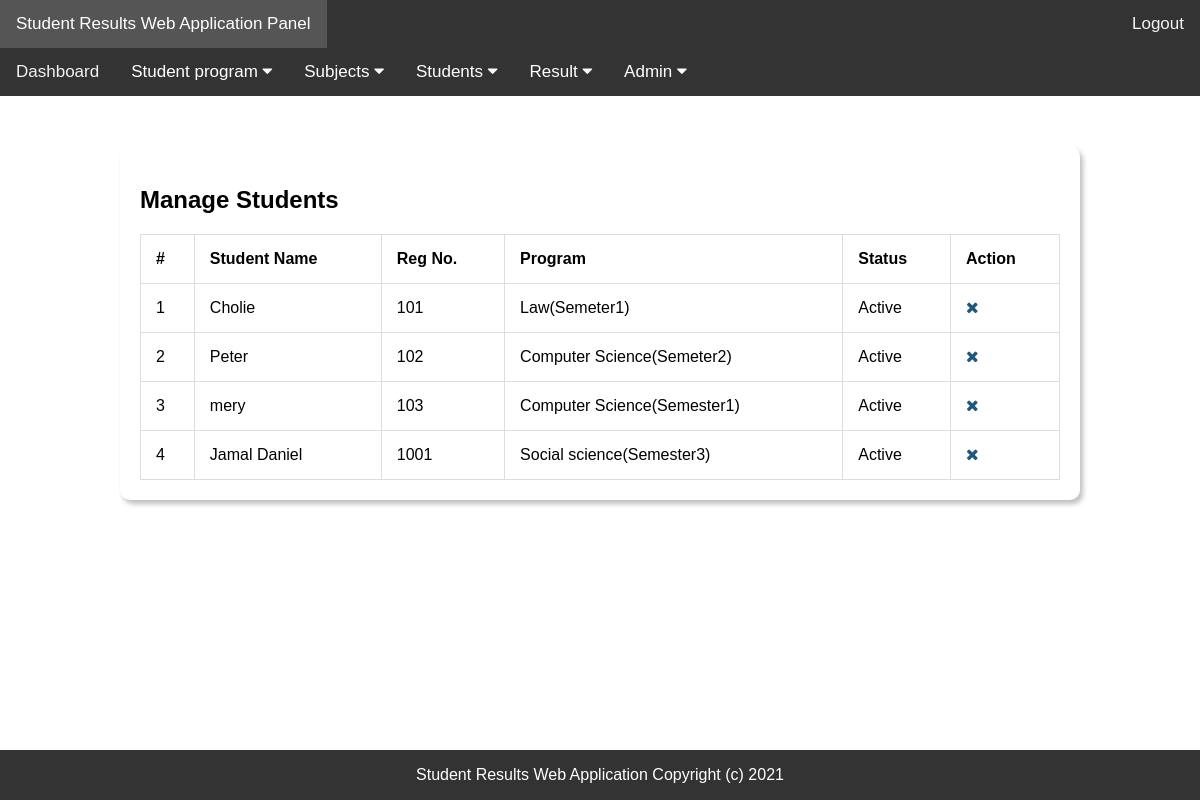
/manage-students.php, run on the app's committed database.
### tables this page shows
CREATE TABLE IF NOT EXISTS `tblstudents` (
  `StudentId` int(11) NOT NULL AUTO_INCREMENT,
  `StudentName` varchar(100) NOT NULL,
  `RollId` varchar(100) NOT NULL,
  `StudentEmail` varchar(100) NOT NULL,
  `Gender` varchar(10) NOT NULL,
  `DOB` varchar(100) NOT NULL,
  `ClassId` int(11) NOT NULL,
  `RegDate` timestamp NOT NULL DEFAULT CURRENT_TIMESTAMP,
  `UpdationDate` timestamp NULL DEFAULT NULL ON UPDATE CURRENT_TIMESTAMP,
  `Status` int(1) NOT NULL,
  PRIMARY KEY (`StudentId`)
);

CREATE TABLE IF NOT EXISTS `tblclasses` (
  `id` int(11) NOT NULL AUTO_INCREMENT,
  `ClassName` varchar(255) DEFAULT NULL,
  `ClassNameNumeric` int(10) NOT NULL,
  `Section` varchar(50) NOT NULL,
  PRIMARY KEY (`id`)
);

### manage-students.php (the view, shortened to what this page needs)
<?php
include('includes/config.php');
if (strlen($_SESSION['alogin']) == "") {
    header("Location: index.php");
} else {
?>
    <!DOCTYPE html>
    <html lang="en">
    <head>
        <link rel="stylesheet" href="css/custom.css?v=<?php echo time(); ?>" media="screen">
        <link rel="stylesheet" href="css/font-awesome.min.css" media="screen">
    </head>
    <body class="top-navbar-fixed">
        <div class="main-wrapper">
            <?php include('includes/topbar.php'); ?>
            <?php include('includes/leftbar.php'); ?>
            <div class="main-page">
                <h2 class="title">Manage Students</h2>
                <div class="panel-body p-20">
                    <table id="example" class="display table table-striped table-bordered" cellspacing="0" width="100%">
                        <thead>
                            <tr>
                                <th>#</th>
                                <th>Student Name</th>
                                <th>Reg No.</th>
                                <th>Program</th>
                                <th>Status</th>
                                <th>Action</th>
                            </tr>
                        </thead>
                        <tbody>
                            <?php $sql = "SELECT tblstudents.StudentName,tblstudents.RollId,tblstudents.RegDate,tblstudents.StudentId,tblstudents.Status,tblclasses.ClassName,tblclasses.Section from tblstudents join tblclasses on tblclasses.id=tblstudents.ClassId";
                            $query = $dbh->prepare($sql);
                            $query->execute();
                            $results = $query->fetchAll(PDO::FETCH_OBJ);
                            $cnt = 1;
                            if ($query->rowCount() > 0) {
                                foreach ($results as $result) {   ?>
                                    <tr>
                                        <td><?php echo htmlentities($cnt); ?></td>
                                        <td><?php echo htmlentities($result->StudentName); ?></td>
                                        <td><?php echo htmlentities($result->RollId); ?></td>
                                        <td><?php echo htmlentities($result->ClassName); ?>(<?php echo htmlentities($result->Section); ?>)</td>
                                        <td><?php if ($result->Status == 1) {
                                                echo htmlentities('Active');
                                            } else {
                                                echo htmlentities('Blocked');
                                            }
                                            ?></td>
                                        <td>
                                            <?php if ($stts == '0') { ?>
                                                <a href="manage-subjectcombination.php?acid=<?php echo htmlentities($result->scid); ?>" onclick="confirm('do you really want to activate this subject');"><i class="fa fa-check" title="Acticvate Record"></i> </a><?php } else { ?>
                                                <a href="manage-subjectcombination.php?did=<?php echo htmlentities($result->scid); ?>" onclick="confirm('do you really want to deativate this subject');"><i class="fa fa-times" title="Deactivate Record"></i> </a>
                                            <?php } ?>
                                        </td>
                                    </tr>
                            <?php $cnt = $cnt + 1;
                                }
                            } ?>
                        </tbody>
                    </table>
                </div>
            </div>
        </div>
        <?php include('includes/footer.php'); ?>
    </body>
    </html>
<?php } ?>

### includes/topbar.php
<div class="topnav">
    <a href="dashboard.php"> Student Results Web Application Panel</a>
    <a style="float:right" href="logout.php"> Logout</a>
</div>

### includes/leftbar.php (shortened to what this page needs)
<div class="topnav" id="myTopnav">
  <a href="dashboard.php">Dashboard </a>
  <div class="dropdown">
    <button class="dropbtn">Student program
      <i class="fa fa-caret-down"></i>
    </button>
  </div>
  <div class="dropdown">
    <button class="dropbtn">Subjects
      <i class="fa fa-caret-down"></i>
    </button>
  </div>
  <div class="dropdown">
    <button class="dropbtn">Students
      <i class="fa fa-caret-down"></i>
    </button>
  </div>
  <div class="dropdown">
    <button class="dropbtn">Result
      <i class="fa fa-caret-down"></i>
    </button>
  </div>
  <div class="dropdown">
    <button class="dropbtn">Admin
      <i class="fa fa-caret-down"></i>
    </button>
  </div>
</div>

### includes/footer.php
<div class="footer">
    <p>Student Results Web Application Copyright (c) 2021</p>
</div>

### css/custom.css (style rules this page uses)
*, *::before, *::after { box-sizing: border-box; }
body { margin:0; font-family: Verdana, Arial, Tahoma, Serif; }
.topnav { overflow: hidden; background-color: #333; }
.topnav a { float: left; display: block; color: #f2f2f2; text-align: center; padding: 14px 16px; text-decoration: none; font-size: 17px; }
.dropdown { float: left; overflow: hidden; }
.dropdown .dropbtn { font-size: 17px; border: none; outline: none; color: white; padding: 14px 16px; background-color: inherit; font-family: inherit; margin: 0; }
.main-page { width: 80%; margin:0 auto; margin-top: 50px; padding:20px; box-shadow: 3px 4px 5px rgba(0,0,0,0.25); border-radius:10px; height: auto; margin-bottom: 200px; }
.footer { position: fixed; left: 0; bottom: 0; width: 100%; background-color: #333333; color: white; text-align: center; font-size: 1rem; margin-top: 200px; }

### manage-students.php (style rules this page uses)
table, td, th { border: 1px solid #ddd; text-align: left; }
table { border-collapse: collapse; width: 100%; }
th, td { padding: 15px; }
td a { text-decoration: none; color: #22577A; }

### data on the page
tblstudents: StudentName "Cholie", RollId "101", ClassId.ClassName "Law", ClassId.Section "Semeter1"
tblstudents: StudentName "Peter", RollId "102", ClassId.ClassName "Computer Science", ClassId.Section "Semeter2"
tblstudents: StudentName "mery", RollId "103", ClassId.ClassName "Computer Science", ClassId.Section "Semester1"
tblstudents: StudentName "Jamal Daniel", RollId "1001", ClassId.ClassName "Social science", ClassId.Section "Semester3"
